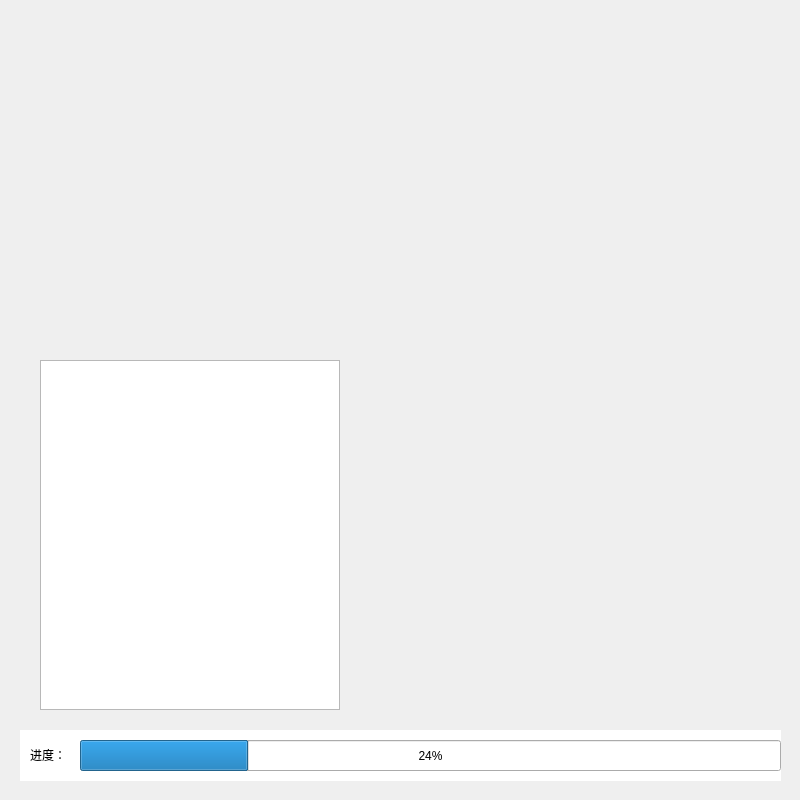
<?xml version="1.0" encoding="UTF-8"?>
<ui version="4.0">
 <class>AutoStartUp</class>
 <widget class="QWidget" name="AutoStartUp">
  <property name="geometry">
   <rect>
    <x>0</x>
    <y>0</y>
    <width>800</width>
    <height>800</height>
   </rect>
  </property>
  <property name="windowTitle">
   <string>系统启动</string>
  </property>
  <widget class="QTableView" name="tableView_Loading">
   <property name="geometry">
    <rect>
     <x>40</x>
     <y>360</y>
     <width>300</width>
     <height>350</height>
    </rect>
   </property>
   <property name="styleSheet">
    <string notr="true"/>
   </property>
  </widget>
  <widget class="QProgressBar" name="progressBar_loading">
   <property name="geometry">
    <rect>
     <x>80</x>
     <y>740</y>
     <width>701</width>
     <height>31</height>
    </rect>
   </property>
   <property name="value">
    <number>24</number>
   </property>
  </widget>
  <widget class="QLabel" name="label_3">
   <property name="geometry">
    <rect>
     <x>30</x>
     <y>747</y>
     <width>51</width>
     <height>16</height>
    </rect>
   </property>
   <property name="text">
    <string>进度：</string>
   </property>
  </widget>
  <widget class="QLabel" name="label">
   <property name="geometry">
    <rect>
     <x>20</x>
     <y>730</y>
     <width>761</width>
     <height>51</height>
    </rect>
   </property>
   <property name="styleSheet">
    <string notr="true">background-color: rgb(255, 255, 255);</string>
   </property>
   <property name="text">
    <string/>
   </property>
  </widget>
  <zorder>label</zorder>
  <zorder>tableView_Loading</zorder>
  <zorder>progressBar_loading</zorder>
  <zorder>label_3</zorder>
 </widget>
 <layoutdefault spacing="6" margin="11"/>
 <resources/>
 <connections/>
</ui>
